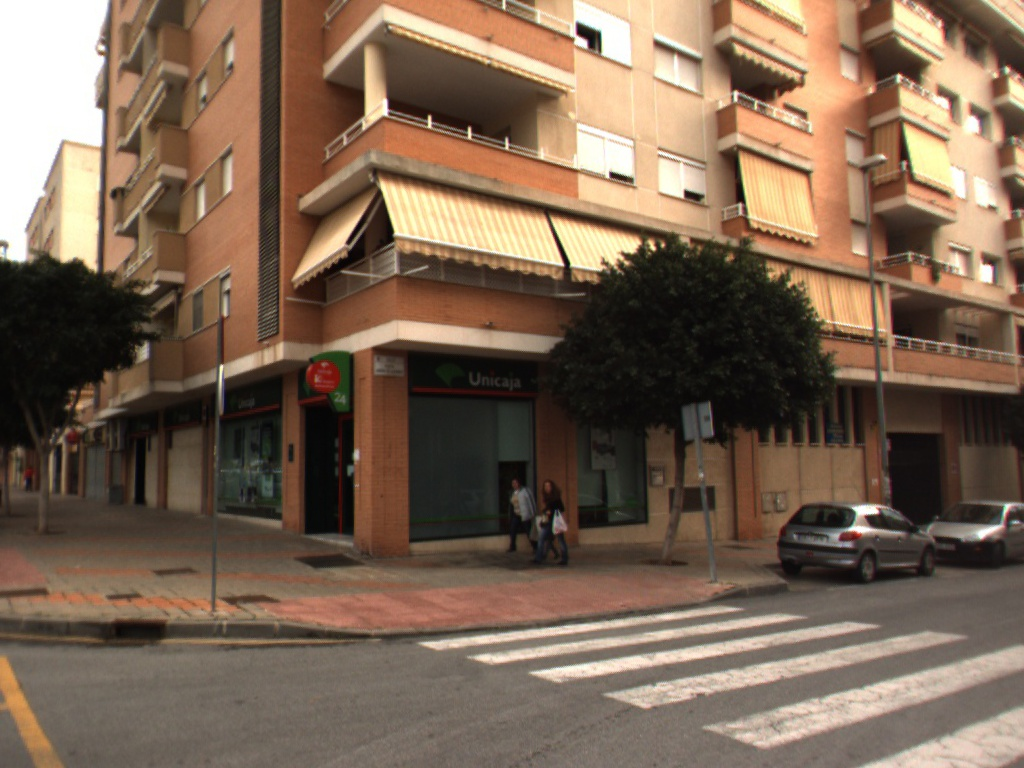
#> input picture Practice/Assignment_1/1.jpg, 1024 x 768 px
$ python feature_matcher.py ../Assignment_1/1.jpg ../Assignment_1/2.jpg
#> lines starting #> are read from the running program, lines starting #| are printed output that depends on the picture
import cv2 as cv
import sys


def round_pt(pt):
    return (round(pt[0], 2), round(pt[1], 2))

def get_features(img1, img2):

    # Initiate SIFT detector
    sift = cv.SIFT_create()
    # find the keypoints and descriptors with SIFT
    kp1, des1 = sift.detectAndCompute(img1, None)
    kp2, des2 = sift.detectAndCompute(img2, None)
    # BFMatcher with default params
    bf = cv.BFMatcher()
    matches = bf.knnMatch(des1, des2, k=2)
    # Apply ratio test
    good = []
    for m, n in matches:
        if m.distance < (0.75 * n.distance):
            good.append((kp1[m.queryIdx].pt, kp2[m.trainIdx].pt))

    # print(out[:5])
    return good


if __name__ == "__main__":
    img1 = cv.imread(sys.argv[1], cv.IMREAD_GRAYSCALE)
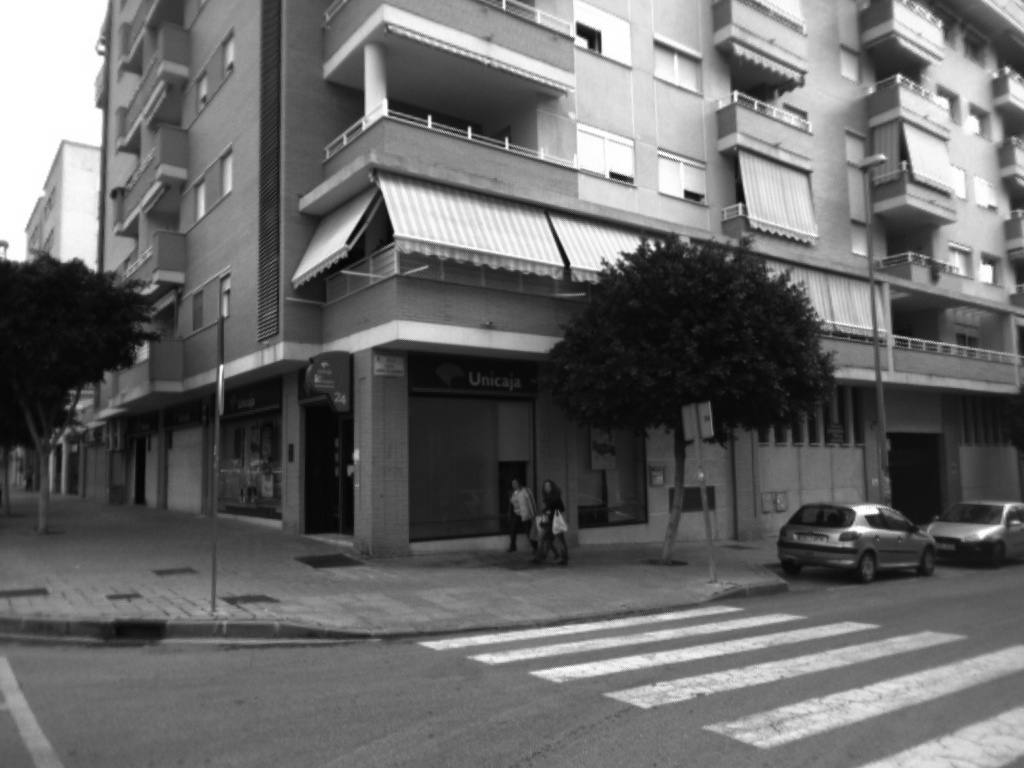
#> img1: shape (768, 1024); min 4, max 255, mean 105.5
    img2 = cv.imread(sys.argv[2], cv.IMREAD_GRAYSCALE)
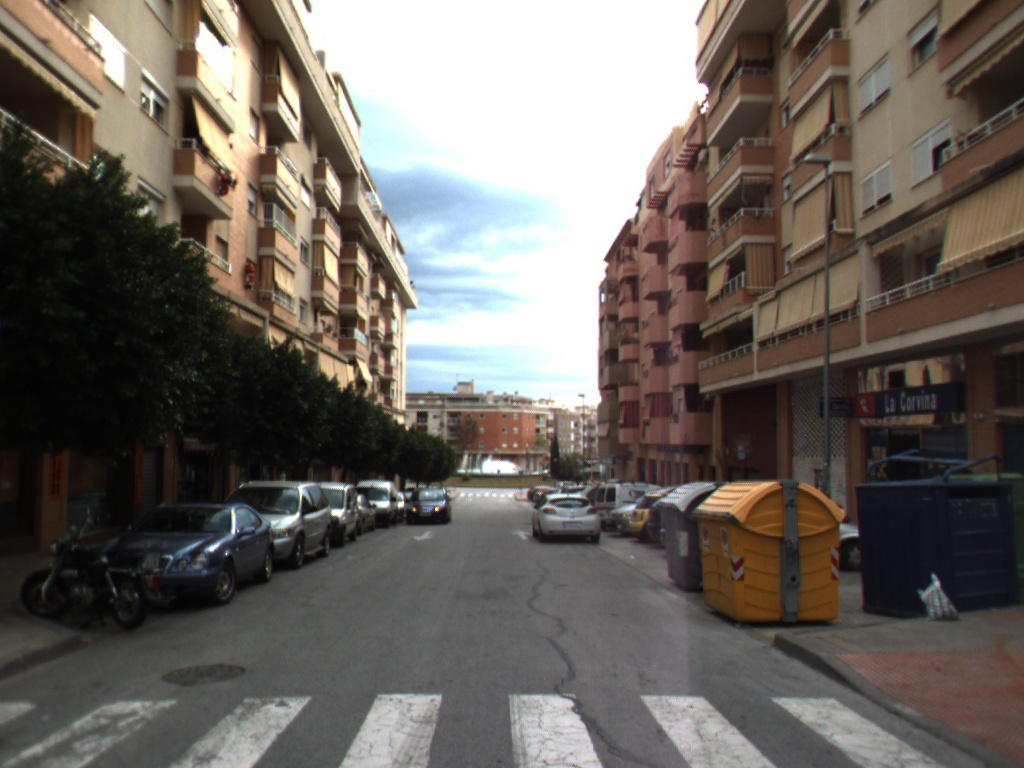
#> input picture Practice/Assignment_1/2.jpg, 1024 x 768 px
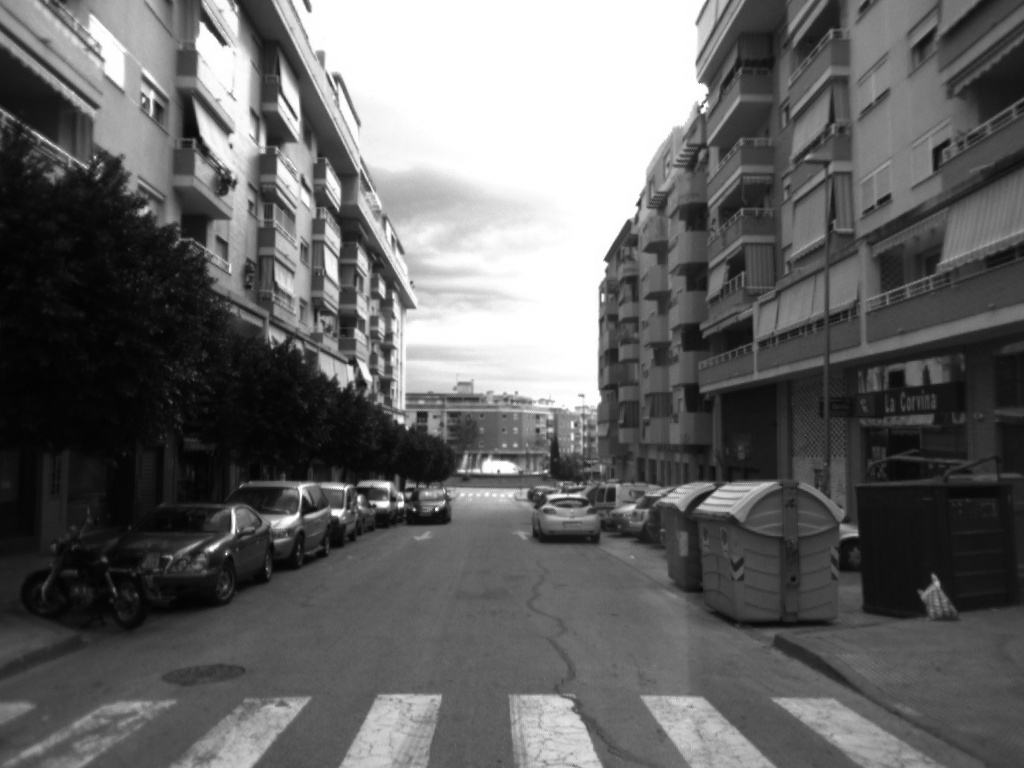
#> img2: shape (768, 1024); min 2, max 255, mean 101

    get_features(img1, img2)
#> in get_features, `kp1, des1 = sift.detectAndCompute(img1, None)`: kp1 = 2196 keypoints; strongest (x, y, size): (592, 37, 13.1), (583, 30, 8.8), (983, 532, 11.2), (582, 42, 6.7)
#> in get_features, `kp2, des2 = sift.detectAndCompute(img2, None)`: kp2 = 2653 keypoints; strongest (x, y, size): (436, 509, 2.4), (212, 548, 5.2), (386, 485, 6.7), (359, 498, 3.9)
#> in get_features, `matches = bf.knnMatch(des1, des2, k=2)`: matches = 2196 matches
#> after the loop in get_features, `for m, n in matches:`: good = 42 items

# Draw first 10 matches.
# img3 = cv.drawMatches(img1,kp1,img2,kp2,matches[:],None,flags=cv.DrawMatchesFlags_NOT_DRAW_SINGLE_POINTS)
# plt.imshow(img3),plt.show()
